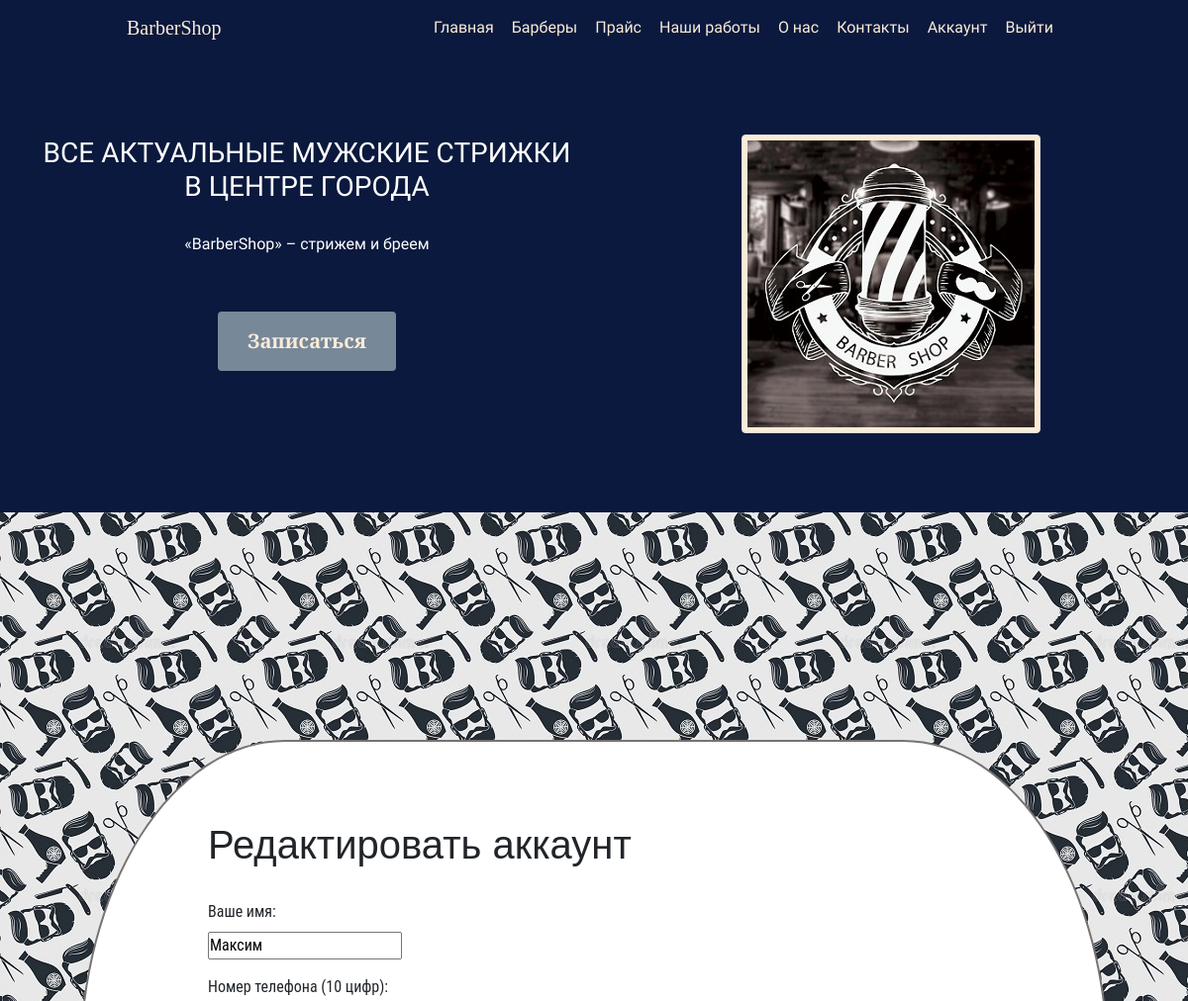
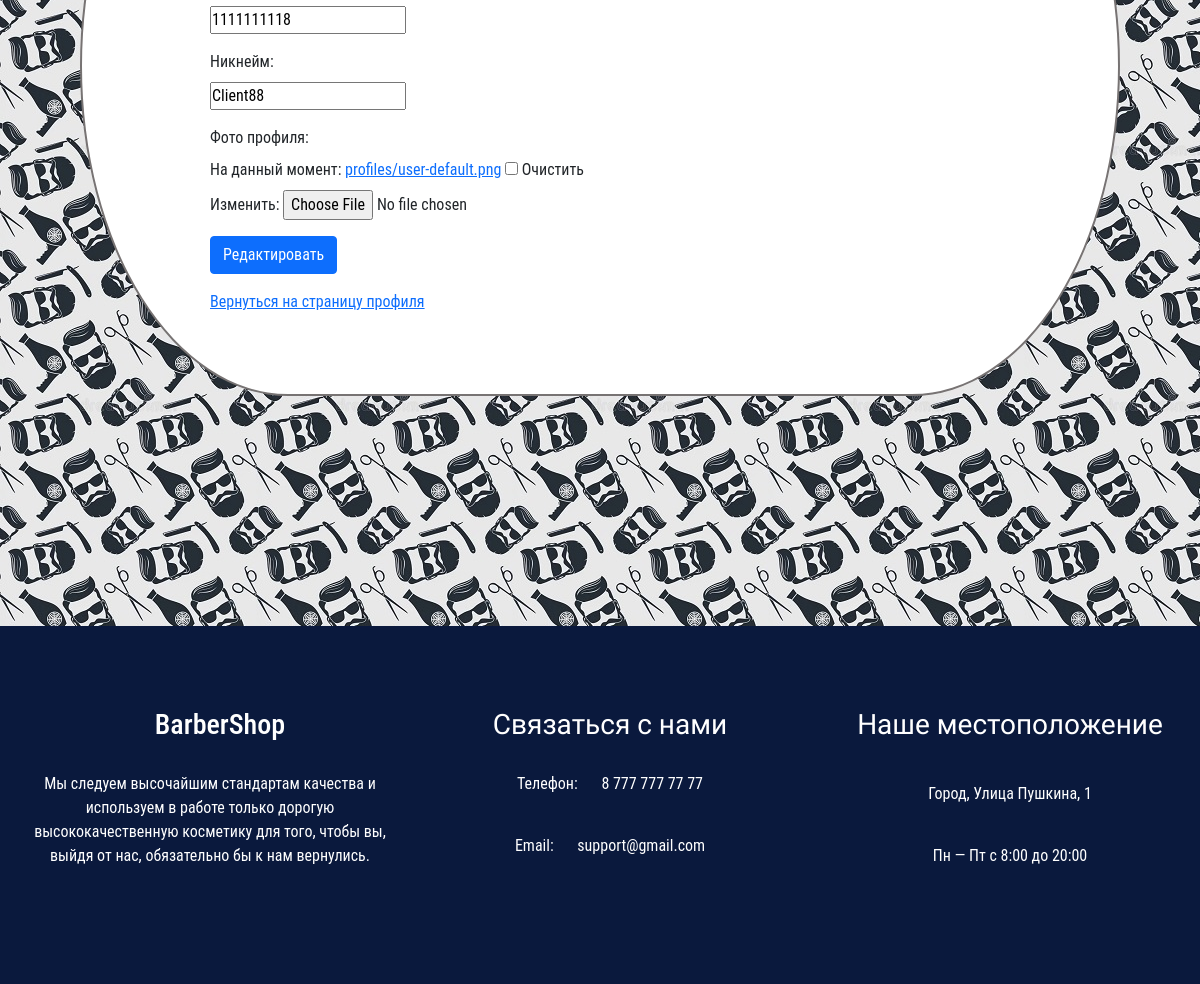
Page /user/edit-account/ (signed in) on the committed database (2 pictures, top to bottom).
### user/models.py (models this page shows, shortened)
class Profile(models.Model):
    user = models.OneToOneField(User, on_delete=models.CASCADE, blank=True, null=True)
    name = models.CharField(max_length=20, blank=True, null=True, verbose_name="Имя")
    phone_number = models.CharField(max_length=10, blank=True, null=True, unique=True, verbose_name="Номер телефона")
    username = models.CharField(max_length=20, blank=True, null=True, unique=True, verbose_name="Никнейм")
    profile_image = models.ImageField(upload_to='profiles/', blank=True, null=True, default='profiles/user-default.png')
    created = models.DateTimeField(auto_now_add=True, verbose_name="Был добавлен")
    class Meta:
        verbose_name = 'Профиль'
        verbose_name_plural = 'Профили'
        ordering = ['-created']

### user/views.py (the view, shortened to what this page needs)
# urls.py: path('edit-account/', views.edit_account, name='edit-account'),
@login_required(login_url='login')
def edit_account(request):
    profile = request.user.profile
    form = ProfileForm(instance=profile)
    context = {'form': form}
    return render(request, 'user/profile-form.html', context)

### user/forms.py
class ProfileForm(ModelForm):
    class Meta:
        model = Profile
        fields = '__all__'
        exclude = ['user', 'created']
        labels = {
            'username': 'Никнейм',
            'name': 'Ваше имя',
            'phone_number': 'Номер телефона (10 цифр)',
            'profile_image': 'Фото профиля'
        }

### user/templates/user/profile-form.html (shortened to what this page needs)
{% extends 'barbershop/base.html' %}
{% block content %}
{% load static %}
<div class="auth">
    <div class="card">
        <h1 id="profile_edit">Редактировать аккаунт</h1>
        <br>
        <form action="{% url 'edit-account' %}" method="post" enctype="multipart/form-data">
            {% for field in form %}
            <div class="form-group row">
            <label for="formInput#text">{{ field.label }}:</label>
            <div class="col-sm-10">
                {{ field }}
            </div>
            </div>
            {% endfor %}
            <div class="form-group row">
                <div class="col-sm-10">
                    <button class="btn btn-primary" type="submit">Редактировать</button>
                </div>
            </div>
        </form>
        <a class="backButton" href="{% url 'user_account' %}">Вернуться на страницу профиля</a>
    </div>
</div>
{% endblock %}

### barbershop/static/css/style.css (style rules this page uses)
* { margin: 0; padding: 0; font-family: 'Roboto Condensed', sans-serif; }
h1 { padding: 80px 0; font-family: 'Playfair Display SC', serif; }
.auth { width: 100%; position: relative; z-index: 1; background: transparent; height: 140vh; display: flex; justify-content: center; align-items: center; background: url(../barbershop/pattern.jpg); }
.auth > .card { border: 2px solid rgb(119, 115, 115); border-radius: 20% / 50%; padding: 3rem 4rem; width: 55%; max-width: 65rem; }
@media screen and (min-width: 650px) { .auth > .card { padding: 5rem 8rem; width: 95%; max-width: 65rem; } }
#profile_edit { padding: 0; font-family: sans-serif; }

### rows in the picture
Profile: form "Максим" "1111111118" "Client88"

### other values in the picture
{{ field.label }} "Ваше имя" "Номер телефона (10 цифр)" "Никнейм" "Фото профиля"
